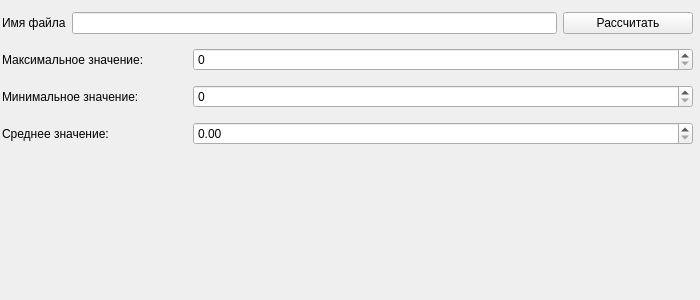
<?xml version="1.0" encoding="UTF-8"?>
<ui version="4.0">
 <class>MainWindow</class>
 <widget class="QMainWindow" name="MainWindow">
  <property name="geometry">
   <rect>
    <x>0</x>
    <y>0</y>
    <width>700</width>
    <height>300</height>
   </rect>
  </property>
  <property name="minimumSize">
   <size>
    <width>700</width>
    <height>300</height>
   </size>
  </property>
  <property name="maximumSize">
   <size>
    <width>700</width>
    <height>300</height>
   </size>
  </property>
  <property name="windowTitle">
   <string>Файловая статистика</string>
  </property>
  <widget class="QWidget" name="centralwidget">
   <widget class="QLabel" name="myLabel">
    <property name="geometry">
     <rect>
      <x>14</x>
      <y>256</y>
      <width>251</width>
      <height>31</height>
     </rect>
    </property>
    <property name="font">
     <font>
      <pointsize>8</pointsize>
     </font>
    </property>
    <property name="text">
     <string/>
    </property>
   </widget>
   <widget class="QWidget" name="">
    <property name="geometry">
     <rect>
      <x>2</x>
      <y>4</y>
      <width>691</width>
      <height>151</height>
     </rect>
    </property>
    <layout class="QVBoxLayout" name="verticalLayout">
     <item>
      <layout class="QHBoxLayout" name="horizontalLayout">
       <item>
        <widget class="QLabel" name="label">
         <property name="text">
          <string>Имя файла</string>
         </property>
        </widget>
       </item>
       <item>
        <widget class="QLineEdit" name="edit"/>
       </item>
       <item>
        <widget class="QPushButton" name="btn">
         <property name="minimumSize">
          <size>
           <width>130</width>
           <height>0</height>
          </size>
         </property>
         <property name="text">
          <string>Рассчитать</string>
         </property>
        </widget>
       </item>
      </layout>
     </item>
     <item>
      <layout class="QHBoxLayout" name="horizontalLayout_2">
       <item>
        <widget class="QLabel" name="label_2">
         <property name="text">
          <string>Максимальное значение:</string>
         </property>
        </widget>
       </item>
       <item>
        <widget class="QSpinBox" name="box1">
         <property name="minimumSize">
          <size>
           <width>500</width>
           <height>0</height>
          </size>
         </property>
        </widget>
       </item>
      </layout>
     </item>
     <item>
      <layout class="QHBoxLayout" name="horizontalLayout_3">
       <item>
        <widget class="QLabel" name="label_3">
         <property name="text">
          <string>Минимальное значение:</string>
         </property>
        </widget>
       </item>
       <item>
        <widget class="QSpinBox" name="box2">
         <property name="minimumSize">
          <size>
           <width>500</width>
           <height>0</height>
          </size>
         </property>
        </widget>
       </item>
      </layout>
     </item>
     <item>
      <layout class="QHBoxLayout" name="horizontalLayout_4">
       <item>
        <widget class="QLabel" name="label_4">
         <property name="text">
          <string>Среднее значение:</string>
         </property>
        </widget>
       </item>
       <item>
        <widget class="QDoubleSpinBox" name="box3">
         <property name="minimumSize">
          <size>
           <width>500</width>
           <height>0</height>
          </size>
         </property>
        </widget>
       </item>
      </layout>
     </item>
    </layout>
   </widget>
  </widget>
 </widget>
 <resources/>
 <connections/>
</ui>
